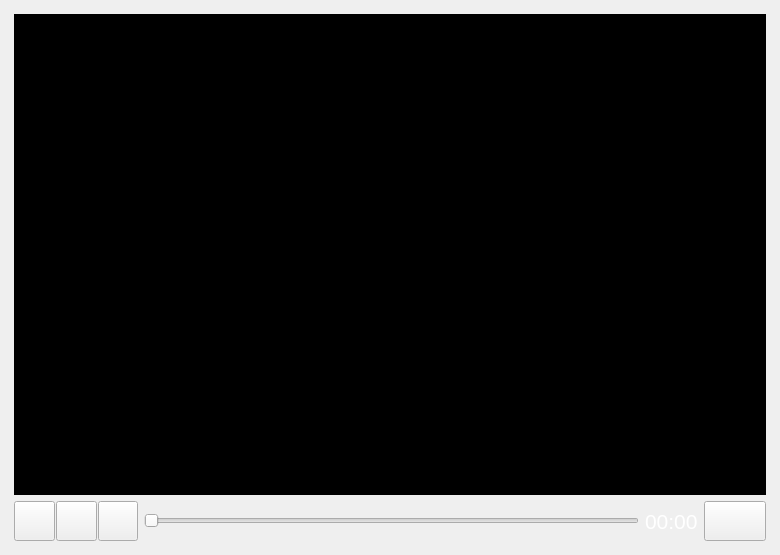
<?xml version="1.0" encoding="UTF-8"?>
<ui version="4.0">
 <class>MainPages</class>
 <widget class="QWidget" name="MainPages">
  <property name="geometry">
   <rect>
    <x>0</x>
    <y>0</y>
    <width>780</width>
    <height>555</height>
   </rect>
  </property>
  <property name="windowTitle">
   <string>Form</string>
  </property>
  <layout class="QVBoxLayout" name="main_pages_layout">
   <property name="spacing">
    <number>0</number>
   </property>
   <property name="leftMargin">
    <number>5</number>
   </property>
   <property name="topMargin">
    <number>5</number>
   </property>
   <property name="rightMargin">
    <number>5</number>
   </property>
   <property name="bottomMargin">
    <number>5</number>
   </property>
   <item>
    <widget class="QStackedWidget" name="pages">
     <property name="currentIndex">
      <number>2</number>
     </property>
     <widget class="QWidget" name="page_home">
      <property name="styleSheet">
       <string notr="true">font-size: 14pt</string>
      </property>
      <layout class="QVBoxLayout" name="page_1_layout">
       <property name="spacing">
        <number>5</number>
       </property>
       <property name="leftMargin">
        <number>5</number>
       </property>
       <property name="topMargin">
        <number>5</number>
       </property>
       <property name="rightMargin">
        <number>5</number>
       </property>
       <property name="bottomMargin">
        <number>5</number>
       </property>
       <item alignment="Qt::AlignmentFlag::AlignHCenter">
        <widget class="QFrame" name="welcome_base">
         <property name="minimumSize">
          <size>
           <width>300</width>
           <height>150</height>
          </size>
         </property>
         <property name="maximumSize">
          <size>
           <width>300</width>
           <height>150</height>
          </size>
         </property>
         <property name="frameShape">
          <enum>QFrame::Shape::NoFrame</enum>
         </property>
         <property name="frameShadow">
          <enum>QFrame::Shadow::Raised</enum>
         </property>
         <layout class="QVBoxLayout" name="center_page_layout">
          <property name="spacing">
           <number>10</number>
          </property>
          <property name="leftMargin">
           <number>0</number>
          </property>
          <property name="topMargin">
           <number>0</number>
          </property>
          <property name="rightMargin">
           <number>0</number>
          </property>
          <property name="bottomMargin">
           <number>0</number>
          </property>
          <item>
           <widget class="QFrame" name="logo">
            <property name="minimumSize">
             <size>
              <width>300</width>
              <height>120</height>
             </size>
            </property>
            <property name="maximumSize">
             <size>
              <width>300</width>
              <height>120</height>
             </size>
            </property>
            <property name="frameShape">
             <enum>QFrame::Shape::NoFrame</enum>
            </property>
            <property name="frameShadow">
             <enum>QFrame::Shadow::Raised</enum>
            </property>
            <layout class="QVBoxLayout" name="logo_layout">
             <property name="spacing">
              <number>0</number>
             </property>
             <property name="leftMargin">
              <number>0</number>
             </property>
             <property name="topMargin">
              <number>0</number>
             </property>
             <property name="rightMargin">
              <number>0</number>
             </property>
             <property name="bottomMargin">
              <number>0</number>
             </property>
            </layout>
           </widget>
          </item>
          <item>
           <widget class="QLabel" name="label">
            <property name="text">
             <string>Welcome To PyOneDark GUI</string>
            </property>
            <property name="alignment">
             <set>Qt::AlignmentFlag::AlignCenter</set>
            </property>
           </widget>
          </item>
         </layout>
        </widget>
       </item>
      </layout>
     </widget>
     <widget class="QWidget" name="page_tools">
      <layout class="QVBoxLayout" name="page_2_layout">
       <property name="spacing">
        <number>5</number>
       </property>
       <property name="leftMargin">
        <number>5</number>
       </property>
       <property name="topMargin">
        <number>5</number>
       </property>
       <property name="rightMargin">
        <number>5</number>
       </property>
       <property name="bottomMargin">
        <number>5</number>
       </property>
       <item>
        <widget class="QScrollArea" name="scroll_area">
         <property name="styleSheet">
          <string notr="true">background: transparent;</string>
         </property>
         <property name="frameShape">
          <enum>QFrame::Shape::NoFrame</enum>
         </property>
         <property name="verticalScrollBarPolicy">
          <enum>Qt::ScrollBarPolicy::ScrollBarAlwaysOff</enum>
         </property>
         <property name="horizontalScrollBarPolicy">
          <enum>Qt::ScrollBarPolicy::ScrollBarAlwaysOff</enum>
         </property>
         <property name="widgetResizable">
          <bool>true</bool>
         </property>
         <widget class="QWidget" name="contents">
          <property name="geometry">
           <rect>
            <x>0</x>
            <y>0</y>
            <width>233</width>
            <height>265</height>
           </rect>
          </property>
          <property name="styleSheet">
           <string notr="true">background: transparent;</string>
          </property>
          <layout class="QVBoxLayout" name="verticalLayout">
           <property name="spacing">
            <number>15</number>
           </property>
           <property name="leftMargin">
            <number>5</number>
           </property>
           <property name="topMargin">
            <number>5</number>
           </property>
           <property name="rightMargin">
            <number>5</number>
           </property>
           <property name="bottomMargin">
            <number>5</number>
           </property>
           <item>
            <widget class="QLabel" name="title_label">
             <property name="maximumSize">
              <size>
               <width>16777215</width>
               <height>40</height>
              </size>
             </property>
             <property name="font">
              <font>
               <pointsize>16</pointsize>
              </font>
             </property>
             <property name="styleSheet">
              <string notr="true">font-size: 16pt</string>
             </property>
             <property name="text">
              <string>Custom Widgets Page</string>
             </property>
             <property name="alignment">
              <set>Qt::AlignmentFlag::AlignCenter</set>
             </property>
            </widget>
           </item>
           <item>
            <widget class="QLabel" name="description_label">
             <property name="text">
              <string>Here will be all the custom widgets, they will be added over time on this page.
I will try to always record a new tutorial when adding a new Widget and updating the project on Patreon before launching on GitHub and GitHub after the public release.</string>
             </property>
             <property name="alignment">
              <set>Qt::AlignmentFlag::AlignHCenter|Qt::AlignmentFlag::AlignTop</set>
             </property>
             <property name="wordWrap">
              <bool>true</bool>
             </property>
            </widget>
           </item>
           <item>
            <layout class="QHBoxLayout" name="row_1_layout"/>
           </item>
           <item>
            <layout class="QHBoxLayout" name="row_2_layout"/>
           </item>
           <item>
            <layout class="QHBoxLayout" name="row_3_layout"/>
           </item>
           <item>
            <layout class="QVBoxLayout" name="row_4_layout"/>
           </item>
           <item>
            <layout class="QVBoxLayout" name="row_5_layout"/>
           </item>
          </layout>
         </widget>
        </widget>
       </item>
      </layout>
     </widget>
     <widget class="QWidget" name="page_videoplayer">
      <property name="styleSheet">
       <string notr="true">QFrame {
	font-size: 16pt;
}</string>
      </property>
      <layout class="QVBoxLayout" name="verticalLayout_4">
       <item>
        <layout class="QVBoxLayout" name="verticalLayout_3" stretch="11,0">
         <item>
          <widget class="QWidget" name="video_widget" native="true">
           <property name="styleSheet">
            <string notr="true">background-color: rgb(0, 0, 0);
font: 500 15pt &quot;JetBrains Mono&quot;;
color: rgb(255, 255, 255);</string>
           </property>
           <layout class="QVBoxLayout" name="verticalLayout_6"/>
          </widget>
         </item>
         <item>
          <layout class="QHBoxLayout" name="horizontalLayout_4" stretch="1,5">
           <item>
            <layout class="QHBoxLayout" name="horizontalLayout" stretch="1,1,0,0">
             <property name="spacing">
              <number>1</number>
             </property>
             <item>
              <widget class="PyIconButton" name="prev_btn">
               <property name="minimumSize">
                <size>
                 <width>40</width>
                 <height>40</height>
                </size>
               </property>
               <property name="styleSheet">
                <string notr="true"/>
               </property>
               <property name="text">
                <string/>
               </property>
              </widget>
             </item>
             <item>
              <widget class="PyIconButton" name="stop_btn">
               <property name="minimumSize">
                <size>
                 <width>40</width>
                 <height>40</height>
                </size>
               </property>
               <property name="styleSheet">
                <string notr="true"/>
               </property>
               <property name="text">
                <string/>
               </property>
              </widget>
             </item>
             <item>
              <widget class="PyIconButton" name="next_btn">
               <property name="minimumSize">
                <size>
                 <width>40</width>
                 <height>40</height>
                </size>
               </property>
               <property name="styleSheet">
                <string notr="true"/>
               </property>
               <property name="text">
                <string/>
               </property>
              </widget>
             </item>
             <item>
              <layout class="QHBoxLayout" name="horizontalLayout_3"/>
             </item>
            </layout>
           </item>
           <item>
            <layout class="QHBoxLayout" name="horizontalLayout_2" stretch="8,0,1">
             <item>
              <widget class="PySlider" name="progressbar">
               <property name="orientation">
                <enum>Qt::Orientation::Horizontal</enum>
               </property>
              </widget>
             </item>
             <item>
              <widget class="QLabel" name="progress_label">
               <property name="styleSheet">
                <string notr="true">font: 14pt &quot;JetBrains Mono&quot;;
color: rgb(255, 255, 255);</string>
               </property>
               <property name="text">
                <string>00:00</string>
               </property>
              </widget>
             </item>
             <item>
              <widget class="PyIconButton" name="volume_btn">
               <property name="minimumSize">
                <size>
                 <width>40</width>
                 <height>40</height>
                </size>
               </property>
               <property name="text">
                <string/>
               </property>
              </widget>
             </item>
            </layout>
           </item>
          </layout>
         </item>
        </layout>
       </item>
      </layout>
     </widget>
     <widget class="QWidget" name="page_tool">
      <layout class="QVBoxLayout" name="verticalLayout_5">
       <item>
        <layout class="QVBoxLayout" name="verticalLayout_2">
         <item>
          <widget class="QLabel" name="label_2">
           <property name="styleSheet">
            <string notr="true">font: 14pt &quot;JetBrains Mono&quot;;
color: rgb(255, 255, 255);</string>
           </property>
           <property name="text">
            <string>关键词提取</string>
           </property>
          </widget>
         </item>
         <item>
          <layout class="QGridLayout" name="gridLayout">
           <item row="2" column="0">
            <widget class="PyPushButton" name="pushButton_11">
             <property name="text">
              <string/>
             </property>
            </widget>
           </item>
           <item row="0" column="3">
            <widget class="PyPushButton" name="pushButton_4">
             <property name="text">
              <string/>
             </property>
            </widget>
           </item>
           <item row="1" column="4">
            <widget class="PyPushButton" name="pushButton_10">
             <property name="text">
              <string/>
             </property>
            </widget>
           </item>
           <item row="1" column="1">
            <widget class="PyPushButton" name="pushButton_6">
             <property name="text">
              <string/>
             </property>
            </widget>
           </item>
           <item row="2" column="4">
            <widget class="PyPushButton" name="pushButton_15">
             <property name="text">
              <string/>
             </property>
            </widget>
           </item>
           <item row="2" column="1">
            <widget class="PyPushButton" name="pushButton_12">
             <property name="text">
              <string/>
             </property>
            </widget>
           </item>
           <item row="1" column="0">
            <widget class="PyPushButton" name="pushButton_5">
             <property name="text">
              <string/>
             </property>
            </widget>
           </item>
           <item row="2" column="3">
            <widget class="PyPushButton" name="pushButton_14">
             <property name="text">
              <string/>
             </property>
            </widget>
           </item>
           <item row="1" column="3">
            <widget class="PyPushButton" name="pushButton_8">
             <property name="text">
              <string/>
             </property>
            </widget>
           </item>
           <item row="0" column="4">
            <widget class="PyPushButton" name="pushButton_9">
             <property name="text">
              <string/>
             </property>
            </widget>
           </item>
           <item row="0" column="0">
            <widget class="PyPushButton" name="pushButton_1">
             <property name="text">
              <string/>
             </property>
            </widget>
           </item>
           <item row="1" column="2">
            <widget class="PyPushButton" name="pushButton_7">
             <property name="text">
              <string/>
             </property>
            </widget>
           </item>
           <item row="2" column="2">
            <widget class="PyPushButton" name="pushButton_13">
             <property name="text">
              <string/>
             </property>
            </widget>
           </item>
           <item row="0" column="1">
            <widget class="PyPushButton" name="pushButton_2">
             <property name="text">
              <string/>
             </property>
            </widget>
           </item>
           <item row="0" column="2">
            <widget class="PyPushButton" name="pushButton_3">
             <property name="text">
              <string/>
             </property>
            </widget>
           </item>
          </layout>
         </item>
         <item>
          <widget class="QLabel" name="label_3">
           <property name="styleSheet">
            <string notr="true">font: 14pt &quot;JetBrains Mono&quot;;
color: rgb(255, 255, 255);</string>
           </property>
           <property name="text">
            <string>文本摘要</string>
           </property>
          </widget>
         </item>
         <item>
          <widget class="QPlainTextEdit" name="plainTextEdit"/>
         </item>
        </layout>
       </item>
      </layout>
     </widget>
    </widget>
   </item>
  </layout>
 </widget>
 <customwidgets>
  <customwidget>
   <class>PySlider</class>
   <extends>QSlider</extends>
   <header>gui.widgets.py_slider.py_slider</header>
  </customwidget>
  <customwidget>
   <class>PyIconButton</class>
   <extends>QPushButton</extends>
   <header>gui.widgets.py_icon_button.py_icon_button</header>
  </customwidget>
  <customwidget>
   <class>PyPushButton</class>
   <extends>QPushButton</extends>
   <header location="global">gui.widgets.py_push_button.py_push_button</header>
  </customwidget>
 </customwidgets>
 <resources/>
 <connections/>
</ui>
